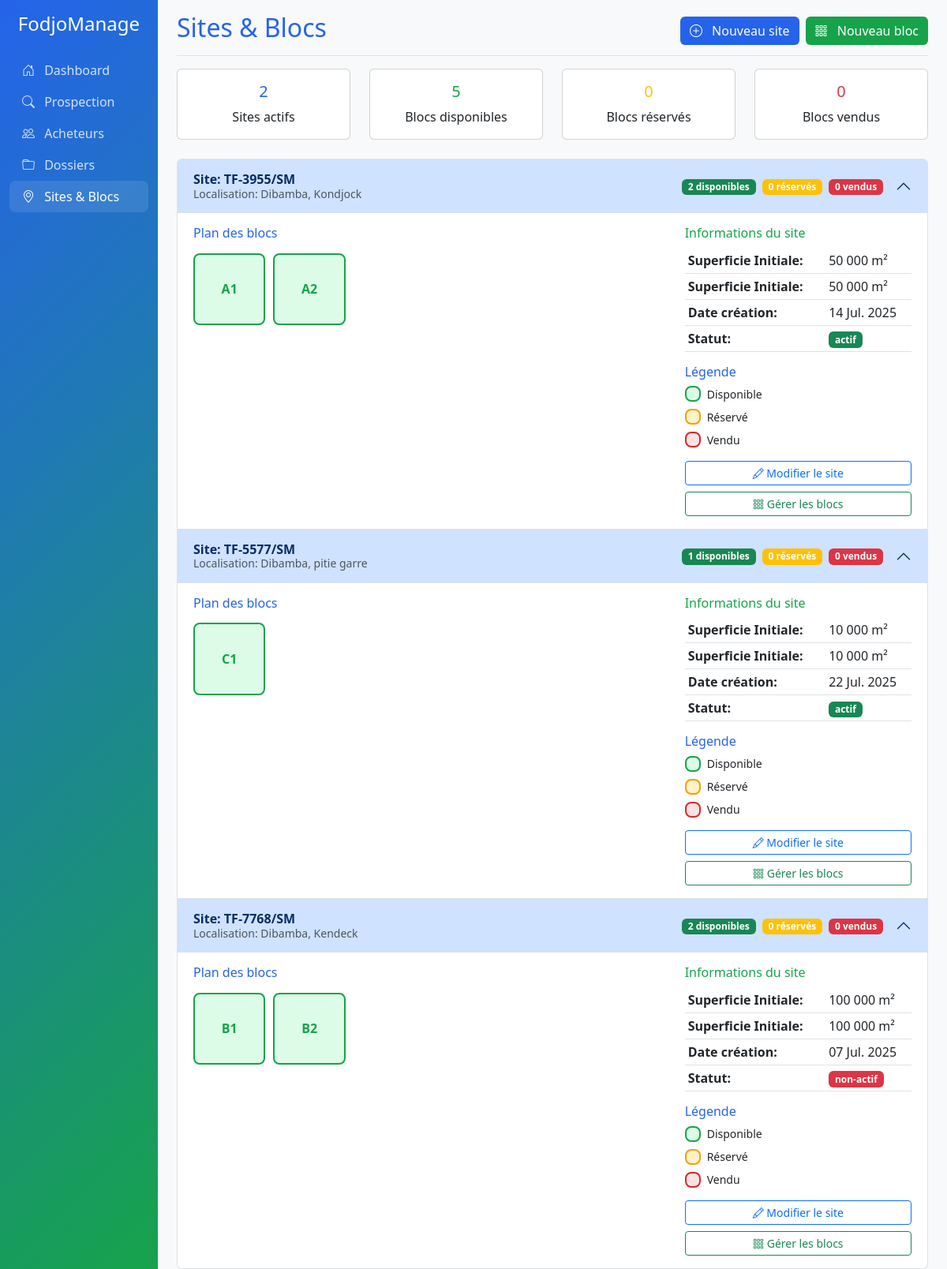
The app's page /Y_siteController.php with its own data.
### tables this page shows
CREATE TABLE `sites` (
  `numeroTitreFoncier` varchar(100) NOT NULL,
  `localisationSite` varchar(100) NOT NULL,
  `superficieInitialeSite` int(100) NOT NULL,
  `superficieCourranteSite` int(100) NOT NULL,
  `prix_Vente` int(11) NOT NULL,
  `statut` tinyint(1) NOT NULL DEFAULT 0,
  `dateCreateSite` date NOT NULL
);

CREATE TABLE `blocs` (
  `idBloc` varchar(10) NOT NULL,
  `numeroTitreFoncier` varchar(100) NOT NULL,
  `nomBloc` varchar(50) NOT NULL,
  `superficieinitialBloc` int(100) NOT NULL,
  `superficieCourranteBloc` int(100) NOT NULL,
  `statutBloc` int(10) NOT NULL DEFAULT 0,
  `dateCreateBloc` datetime NOT NULL
);

### Y_siteController.php (called while the page is built, shortened)
<?php
require("../models/H_functionsModels.php");
$Y_executeSites= F_executeRequeteSql("SELECT * FROM sites ");
$Y_executeNombreSitesActif = F_executeRequeteSql("SELECT COUNT(*) AS nb_sites_actifs FROM sites WHERE statut = 0");
foreach($Y_executeNombreSitesActif as $nombreSite){
    if ($nombreSite->nb_sites_actifs == NULL){
        $nombre1 = 0;
    }else
        $nombre1 = $nombreSite->nb_sites_actifs;
}
$Y_executeNombreBlocsDisponibles = F_executeRequeteSql("SELECT COUNT(*) AS nb_blocs_disponibles FROM blocs WHERE statutBloc = 0");
foreach($Y_executeNombreBlocsDisponibles as $nombreBlocDisponible){
    if ($nombreBlocDisponible->nb_blocs_disponibles == NULL){
        $nombre2 = 0;
    }else
        $nombre2 = $nombreBlocDisponible->nb_blocs_disponibles;
}
$Y_executeNombreBlocsReserves = F_executeRequeteSql("SELECT COUNT(*) AS nb_blocs_reserves FROM blocs WHERE statutBloc = 2");
foreach($Y_executeNombreBlocsReserves as $nombreBlocReserve){
    if ($nombreBlocReserve->nb_blocs_reserves == NULL){
        $nombre3 = 0;
    }else
        $nombre3 = $nombreBlocReserve->nb_blocs_reserves;
}
$Y_executeNombreBlocsVendus = F_executeRequeteSql("SELECT COUNT(*) AS   nb_blocs_vendus FROM blocs WHERE statutBloc = 1");
foreach($Y_executeNombreBlocsVendus as $nombreBlocVendu){
    if ($nombreBlocVendu->nb_blocs_vendus == NULL){
        $nombre4 = 0;
    }else
        $nombre4 = $nombreBlocVendu->nb_blocs_vendus;
}
require('../views/sites/sitesView.php');
?>

### H_functionsModels.php (called while the page is built, shortened)
<?php
        if(!function_exists('F_executeRequeteSql'))
        {
            function F_executeRequeteSql (string $H_requete, array $H_tableauParams=NULL)
            {
                global $H_dbConnect;
                    if ($H_tableauParams == NULL)
                    {
                        $H_requete=$H_dbConnect->query($H_requete);
                        $resultat=$H_requete->fetchall();
                    }
                    else
                    {
                        $H_requete=$H_dbConnect->prepare($H_requete);
                        $H_requete->execute($H_tableauParams);
                        $nbre=$H_requete->rowCount();
                        if ($nbre == 1)
                        {
                                $resultat=$H_requete->fetch();
                        }
                        else
                        {
                                $resultat=$H_requete->fetchall();
                        }
                    }
                return $resultat;
            }
        }
?>

### sitesView.php (the view, shortened to what this page needs)
<?php
require('../views/template/header.php');
require('../Views/template/navbar.php');
?>
            <main class="col-md-9 ms-sm-auto col-lg-10 px-md-4">
                <div class="d-flex justify-content-between flex-wrap flex-md-nowrap align-items-center pt-3 pb-2 mb-3 border-bottom">
                    <h1 class="h2 text-primary-blue">Sites & Blocs</h1>
                    <div class="btn-toolbar mb-2 mb-md-0">
                        <button type="button" class="btn btn-primary bg-primary-blue border-0 me-2" data-bs-toggle="modal" data-bs-target="#addSiteModal">
                            <i class="bi bi-plus-circle me-2"></i>
                            Nouveau site
                        </button>
                        <button type="button" class="btn btn-success bg-primary-green border-0" data-bs-toggle="modal" data-bs-target="#addBlocModal">
                            <i class="bi bi-grid-3x3-gap me-2"></i>
                            Nouveau bloc
                        </button>
                    </div>
                </div>
                <div class="row mb-4">
                    <div class="col-md-3">
                        <div class="card text-center">
                            <div class="card-body">
                                <h5 class="card-title text-primary-blue"><?= $nombre1 ?></h5>
                                <p class="card-text">Sites actifs</p>
                            </div>
                        </div>
                    </div>
                    <div class="col-md-3">
                        <div class="card text-center">
                            <div class="card-body">
                                <h5 class="card-title text-primary-green"><?= $nombre2 ?></h5>
                                <p class="card-text">Blocs disponibles</p>
                            </div>
                        </div>
                    </div>
                    <div class="col-md-3">
                        <div class="card text-center">
                            <div class="card-body">
                                <h5 class="card-title text-warning"><?= $nombre3 ?></h5>
                                <p class="card-text">Blocs réservés</p>
                            </div>
                        </div>
                    </div>
                    <div class="col-md-3">
                        <div class="card text-center">
                            <div class="card-body">
                                <h5 class="card-title text-danger"><?= $nombre4 ?></h5>
                                <p class="card-text">Blocs vendus</p>
                            </div>
                        </div>
                    </div>
                </div>
                <div class="accordion" >
                    <?php
                        foreach($Y_executeSites as $site){
                        $valeur = $site->statut;
                        $statuts = "";
                        switch ($valeur) {
                            case 0:
                                $statuts = "actif";
                                $couleur = "bg-success";
                                break;
                            case 1:
                                $statuts = "non-actif";
                                $couleur = "bg-danger";
                                break;
                        }
                        $timestamp = strtotime($site->dateCreateSite);
                        $Y_executeBlocs = F_executeRequeteSql("SELECT * FROM blocs INNER JOIN sites ON blocs.numeroTitreFoncier = sites.numeroTitreFoncier WHERE sites.numeroTitreFoncier = ? ", [$site->numeroTitreFoncier]);
                        $disponibles = 0;
                        $reservés = 0;
                        $vendus = 0;
                        if(empty($Y_executeBlocs->idBloc)){
                            foreach ($Y_executeBlocs as $blocs) {
                                if ($blocs->statutBloc == 0) {
                                    $disponibles+= 1;
                                } elseif ($blocs->statutBloc == 1) {
                                    $vendus+= 1;
                                } else {
                                    $reservés+= 1;
                                }
                            }
                        }else{
                            if(($Y_executeBlocs->statutBloc) == 0)
                                $disponibles = 1;
                            elseif(($Y_executeBlocs->statutBloc) == 1)
                                $vendus = 1;
                            else
                                $reservés = 1;
                        }
                    ?>
                    <div class="accordion-item">
                        <h2 class="accordion-header">
                            <button class="accordion-button" type="button" data-bs-toggle="collapse" data-bs-target="#site<?= $site->numeroTitreFoncier ?>">
                                <div class="d-flex justify-content-between align-items-center w-100 me-3">
                                    <div>
                                        <strong>Site:  <?= $site->numeroTitreFoncier ?></strong>
                                        <small class="text-muted d-block">Localisation: <?= $site->localisationSite ?></small>
                                    </div>
                                    <div class="text-end">
                                        <span class="badge bg-success me-1"><?= $disponibles ?> disponibles</span>
                                        <span class="badge bg-warning me-1"><?= $reservés ?> réservés</span>
                                        <span class="badge bg-danger"><?= $vendus ?> vendus</span>
                                    </div>
                                </div>
                            </button>
                        </h2>
                        <div id="site<?= $site->numeroTitreFoncier ?>" class="accordion-collapse collapse show" data-bs-parent="#sitesAccordion">
                            <div class="accordion-body">
                                <div class="row">
                                    <div class="col-md-8">
                                        <h6 class="text-primary-blue">Plan des blocs</h6>
                                        <div class="bloc-grid">
                                            <?php if (empty($Y_executeBlocs)) { ?>
                                                <p class="text-muted">Aucun bloc disponible pour ce site.</p>
                                            <?php }if (empty($Y_executeBlocs->idBloc)) { foreach($Y_executeBlocs as $bloc) {
                                                $valeur = $bloc->statutBloc;
                                                switch ($valeur) {
                                                    case 0:
                                                        $statut = "disponible";
                                                        $etats = "Disponible";
                                                        break;
                                                }
                                            ?>
                                            <div class="bloc-item <?= $statut ?>" title="Bloc A1 - <?= $etats ?>"><?= substr(trim($bloc->nomBloc), -2) ?></div>
                                            <?php } } else{
                                                $valeur = $Y_executeBlocs->statutBloc;
                                                switch ($valeur) {
                                                    case 0:
                                                        $statut = "disponible";
                                                        $etats = "Disponible";
                                                        break;
                                                }
                                            ?>
                                                <div class="bloc-item <?= $statut ?>" title="Bloc A1 - <?= $etats ?>"><?= substr(trim($Y_executeBlocs->nomBloc), -2) ?></div>
                                            <?php } ?>
                                        </div>
                                    </div>
                                    <div class="col-md-4">
                                        <h6 class="text-primary-green">Informations du site</h6>
                                        <table class="table table-sm">
                                            <tr>
                                                <td><strong>Superficie Initiale:</strong></td>
                                                <td><?=  number_format($site->superficieInitialeSite, 0, '', ' ') ?> m²</td>
                                            </tr>
                                            <tr>
                                                <td><strong>Superficie Initiale:</strong></td>
                                                <td><?= number_format($site->superficieCourranteSite, 0, '', ' ') ?> m²</td>
                                            </tr>
                                            <tr>
                                                <td><strong>Date création:</strong></td>
                                                <td><?= strftime('%d %b. %Y', $timestamp) ?></td>
                                            </tr>
                                            <tr>
                                                <td><strong>Statut:</strong></td>
                                                <td><span class="badge <?= $couleur ?>"><?= $statuts ?></span></td>
                                            </tr>
                                        </table>
                                        <div class="mt-3">
                                            <h6 class="text-primary-blue">Légende</h6>
                                            <div class="d-flex align-items-center mb-2">
                                                <div class="bloc-item disponible me-2" style="width: 20px; height: 20px; font-size: 10px;"></div>
                                                <small>Disponible</small>
                                            </div>
                                            <div class="d-flex align-items-center mb-2">
                                                <div class="bloc-item reserve me-2" style="width: 20px; height: 20px; font-size: 10px;"></div>
                                                <small>Réservé</small>
                                            </div>
                                            <div class="d-flex align-items-center">
                                                <div class="bloc-item vendu me-2" style="width: 20px; height: 20px; font-size: 10px;"></div>
                                                <small>Vendu</small>
                                            </div>
                                        </div>
                                        <div class="mt-3">
                                            <button class="btn btn-outline-primary btn-sm w-100 mb-2">
                                                <i class="bi bi-pencil"></i> Modifier le site
                                            </button>
                                            <button class="btn btn-outline-success btn-sm w-100">
                                                <i class="bi bi-grid-3x3-gap"></i> Gérer les blocs
                                            </button>
                                        </div>
                                    </div>
                                </div>
                            </div>
                        </div>
                    </div>
                    <?php } ?>
                </div>
            </main>
        </div>
    </div>
</body>
</html>

### records on screen
sites: numeroTitreFoncier "TF-3955/SM", localisationSite "Dibamba, Kondjock", disponibles "2", reservés "0", vendus "0", superficieInitialeSite "50 000", superficieCourranteSite "50 000", dateCreateSite "14 Jul. 2025", statut "actif"
blocs: nomBloc "A1"
blocs: nomBloc "A2"
sites: numeroTitreFoncier "TF-5577/SM", localisationSite "Dibamba, pitie garre", blocs.statutBloc "1", reservés "0", vendus "0", blocs.nomBloc "C1", superficieInitialeSite "10 000", superficieCourranteSite "10 000", dateCreateSite "22 Jul. 2025", statut "actif"
sites: numeroTitreFoncier "TF-7768/SM", localisationSite "Dibamba, Kendeck", disponibles "2", reservés "0", vendus "0", superficieInitialeSite "100 000", superficieCourranteSite "100 000", dateCreateSite "07 Jul. 2025", statut "non-actif"
blocs: nomBloc "B1"
blocs: nomBloc "B2"

### other values on screen
$nombre1 "2"
$nombre2 "5"
$nombre3 "0"
$nombre4 "0"
